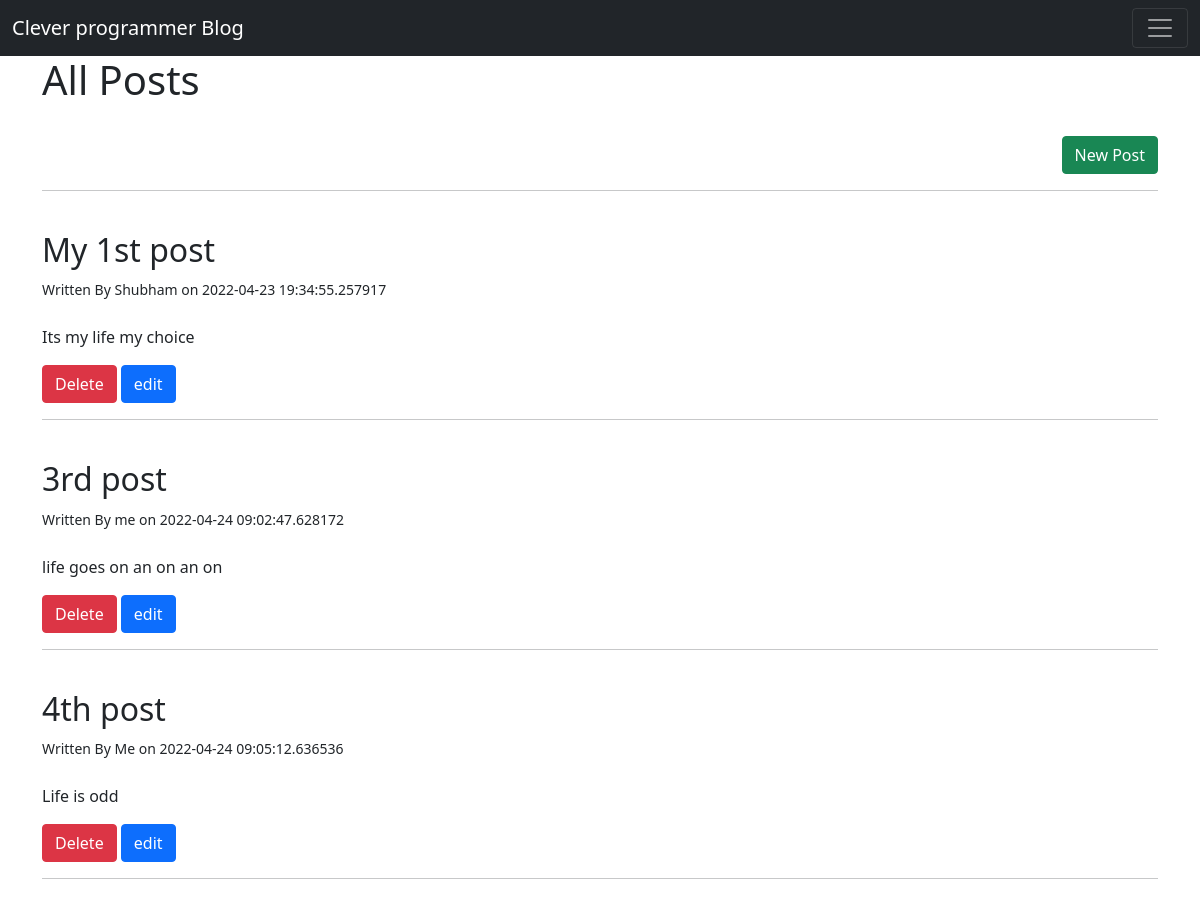
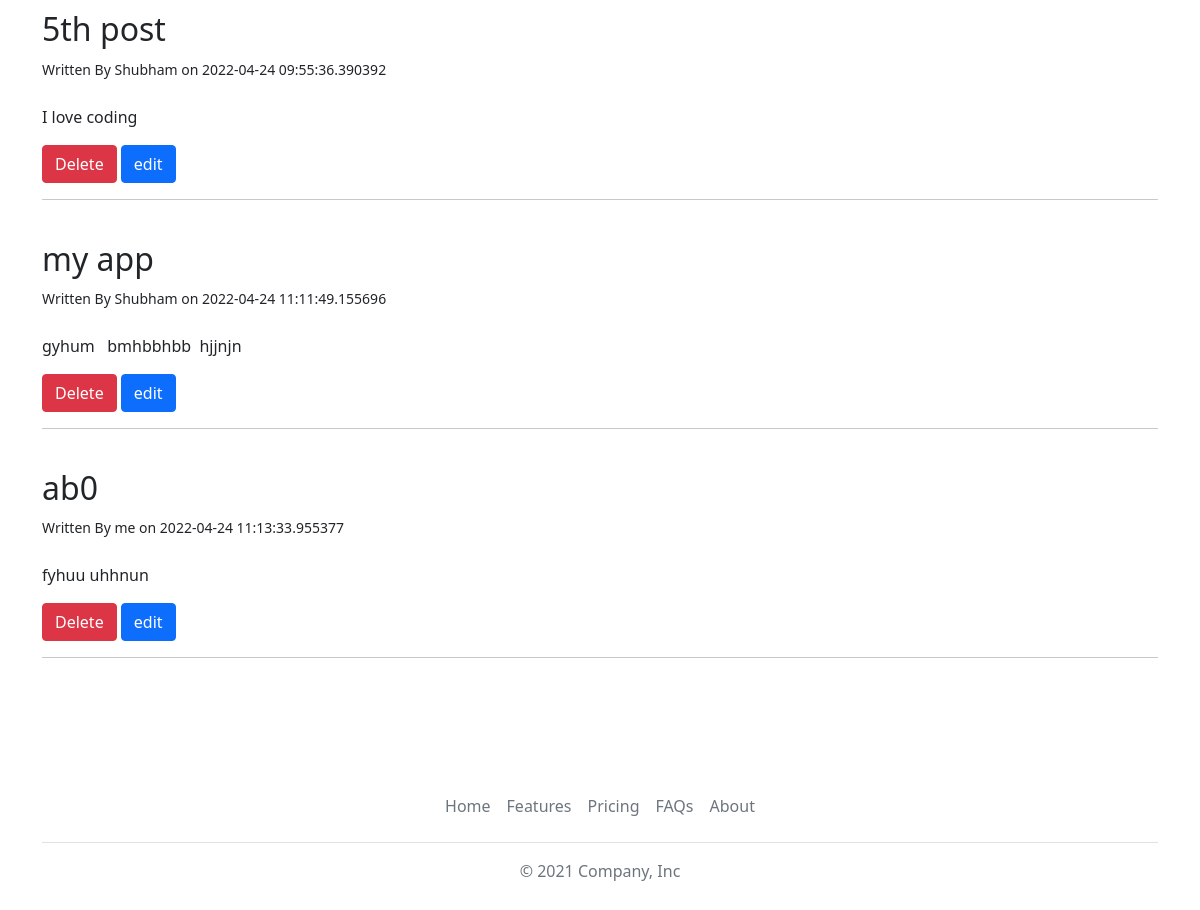
The page /posts on the database its author committed (2 pictures, top to bottom).
### app.py (models this page shows, shortened)
class BlogPost(db.Model):
    id = db.Column(db.Integer, primary_key=True)
    title = db.Column(db.String(100), nullable=False)
    content = db.Column(db.Text, nullable=False)
    author = db.Column(db.String(20), nullable=False, default='N/A')
    date_posted = db.Column(db.DateTime, nullable=False, default=datetime.utcnow)

### app.py (the view)
@app.route('/posts', methods=['GET', 'POST'])
def posts():
    if request.method == 'POST':
        post_title = request.form['title']
        post_content = request.form['content']
        post_auther = request.form['auther']
        new_post = BlogPost(title=post_title, content=post_content, author=post_auther)
        db.session.add(new_post)
        db.session.commit()
        return redirect('/posts')
    else:
        all_posts = BlogPost.query.order_by(BlogPost.date_posted).all()
    return render_template('posts.html', posts=all_posts)

### templates/posts.html (shortened to what this page needs)
{% extends 'base.html' %}
{% block body %}
<h1>All Posts</h1>
<br>
<div class="d-grid gap-2 d-md-flex justify-content-md-end">
     <a style="display:inline" class="btn btn-success " href='/posts/new'>New Post</a>
</div>
    <hr>
    {% for post in posts %}
        <br>
        <h2>{{ post.title }}</h2>
        {% if post.author%}
            <small>Written By {{post.author}} on {{post.date_posted}}</small>
        {% else %}
            <small>Written By Unknown on {{post.date_posted}}</small>
        {% endif%}
        <br>
        <br>
        <p style="white-space:pre-wrap">{{ post.content }}</p>
        <a class="btn btn-danger" href='/posts/delete/{{post.id}}'>Delete</a>
        <a class="btn btn-primary" href='/posts/edit/{{post.id}}'>edit</a>
        <hr>
    {% endfor%}
{% endblock %}

### templates/base.html (shortened to what this page needs)
<!DOCTYPE html>
<html lang="en">
<head>
    <link href="https://cdn.jsdelivr.net/npm/bootstrap@5.1.3/dist/css/bootstrap.min.css" rel="stylesheet">
</head>
<body>
    <nav class="navbar navbar-dark bg-dark" aria-label="First navbar example">
        <div class="container-fluid">
          <a class="navbar-brand" href="/">Clever programmer Blog</a>
          <button class="navbar-toggler" type="button" data-bs-toggle="collapse" data-bs-target="#navbarsExample01" aria-controls="navbarsExample01" aria-expanded="false" aria-label="Toggle navigation">
            <span class="navbar-toggler-icon"></span>
          </button>
        </div>
    </nav>
    <div class="container">
        {% block body %} {% endblock %}
    </div>
    <br>
    <br>
    <br>
    <div class="container">
      <footer class="py-3 my-4">
        <ul class="nav justify-content-center border-bottom pb-3 mb-3">
          <li class="nav-item"><a href="#" class="nav-link px-2 text-muted">Home</a></li>
          <li class="nav-item"><a href="#" class="nav-link px-2 text-muted">Features</a></li>
          <li class="nav-item"><a href="#" class="nav-link px-2 text-muted">Pricing</a></li>
          <li class="nav-item"><a href="#" class="nav-link px-2 text-muted">FAQs</a></li>
          <li class="nav-item"><a href="#" class="nav-link px-2 text-muted">About</a></li>
        </ul>
        <p class="text-center text-muted">&copy; 2021 Company, Inc</p>
      </footer>
    </div>
</body>
</html>

### rows shown on the page
BlogPost: title "My 1st post", author "Shubham", date_posted "2022-04-23 19:34:55.257917", content "Its my life my choice"
BlogPost: title "3rd post", author "me", date_posted "2022-04-24 09:02:47.628172", content "life goes on an on an on"
BlogPost: title "4th post", author "Me", date_posted "2022-04-24 09:05:12.636536", content "Life is odd"
BlogPost: title "5th post", author "Shubham", date_posted "2022-04-24 09:55:36.390392", content "I love coding"
BlogPost: title "my app", author "Shubham", date_posted "2022-04-24 11:11:49.155696", content "gyhum bmhbbhbb hjjnjn"
BlogPost: title "ab0", author "me", date_posted "2022-04-24 11:13:33.955377", content "fyhuu uhhnun"
